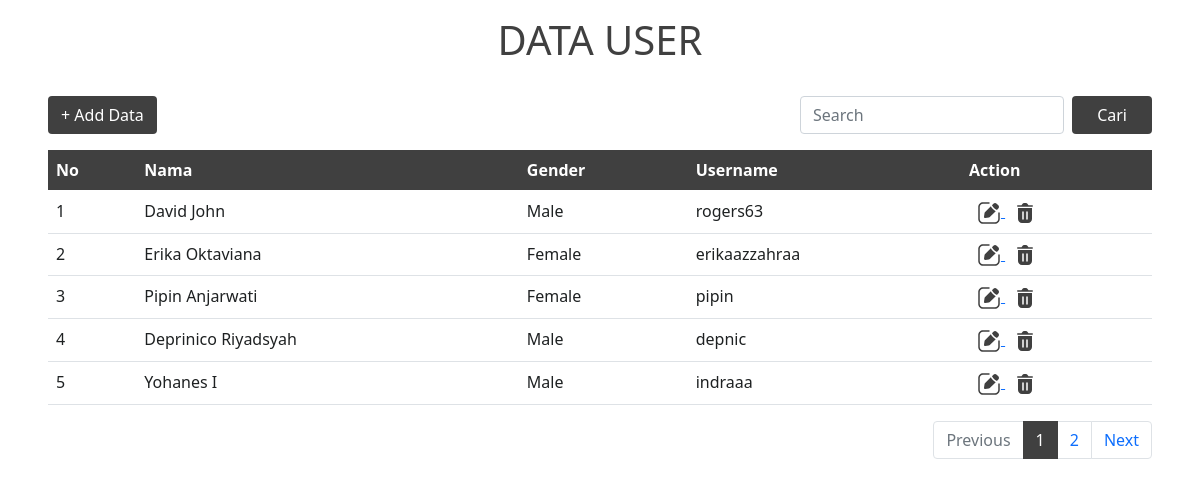
The page / on the database its author committed.
### tables this page shows
CREATE TABLE `user` (
  `user_id` int(11) NOT NULL,
  `username` varchar(50) NOT NULL,
  `first_name` varchar(50) NOT NULL,
  `last_name` varchar(50) NOT NULL,
  `gender` varchar(50) NOT NULL,
  `password` varchar(50) NOT NULL
);

### index.php (the view, shortened to what this page needs)
<!DOCTYPE html>
<html lang="en">
<head>
    <link rel="stylesheet" href="../testCrud/assets/css/style.css" />
    <link href="https://cdn.jsdelivr.net/npm/bootstrap@5.0.2/dist/css/bootstrap.min.css" rel="stylesheet">
</head>
<body>
    <main class="content flex-fill">
        <section>
            <nav class="nav-content gap-5 pt-5">
                <div class="d-flex gap-2">
                    <div class="position-absolute top-0 start-50 translate-middle-x pt-3">
                        <h1 style="color: #404040;">DATA USER</h1>
                    </div>
                </div>
            </nav>
            <div class="row justify-content-between px-5">
                <div class="col-4 text-start pt-5">
                    <a href="add.php" class="btn btn-cancel btn-transparent" style="background-color: #404040;color: white;">+ Add Data</a>
                </div>
                <div class="col-4 text-end">
                    <form action="" method="GET" class="d-flex mb-3 pt-5">
                        <input type="text" name="search" class="form-control me-2" placeholder="Search">
                        <button type="submit" class="btn btn-cancel px-4 btn-transparent float-end" style="background-color: #404040;color: white;" autocomplete="off" >Cari</button>
                    </form>
                </div>
            </div>
            <div class="col">
                <div class="document-card px-5">
                    <div class="table-responsive mb-lg-4">
                        <table class="table">
                            <thead style="background-color: #404040; color: #FFFFFF;">
                                <tr>
                                    <th scope="col">No</th>
                                    <th scope="col">Nama</th>
                                    <th scope="col">Gender</th>
                                    <th scope="col">Username</th>
                                    <th scope="col">Action</th>
                                </tr>
                            </thead>
                            <tbody style="background-color: #FFFFFF; color: #1e2122;">
                            <?php
                                include 'connect.php';
                                $search = isset($_GET['search']) ? $_GET['search'] : '';
                                $total_perhalaman = 5;
                                $page = isset($_GET['page']) ? (int)$_GET['page'] : 1;
                                $offset = ($page - 1) * $total_perhalaman;
                                $query = "SELECT * FROM user WHERE first_name LIKE '%$search%' OR last_name LIKE '%$search%' OR username LIKE '%$search%' LIMIT $offset, $total_perhalaman";
                                $query_run = mysqli_query($conn, $query);
                                $total_query = "SELECT COUNT(*) as total FROM user WHERE first_name LIKE '%$search%' OR last_name LIKE '%$search%' OR username LIKE '%$search%'";
                                $total_result = mysqli_query($conn, $total_query);
                                $total_row = mysqli_fetch_assoc($total_result);
                                $total_records = $total_row['total'];
                                $total_pages = ceil($total_records / $total_perhalaman);
                                    if(mysqli_num_rows($query_run) > 0)
                                    {
                                         $counter = $offset + 1;
                                        foreach($query_run as $data)
                                        {
                                            ?>
                                            <tr>
                                                <td><?= $counter; ?></td>
                                                <td><?= $data['first_name'] . ' ' . $data['last_name']; ?></td>
                                                <td><?= $data['gender']; ?></td>
                                                <td><?= $data['username']; ?></td>
                                                <td>
                                                    <a href="form-update.php?user_id=<?= $data['user_id']; ?>" class="icon-link mx-2">
                                                        <img src="../testCrud/assets/icon/update.svg" alt="Update" />
                                                    </a>
                                                    <a href="#" onclick="confirmDelete(<?= $data['user_id']; ?>)" class="icon-link">
                                                    <img src="../testCrud/assets/icon/delete.svg" alt="Delete" />
                                                </td>
                                            </tr>
                                            <?php
                                            $counter++;
                                        }
                                    }
                                    else
                                    {
                                        echo "<h5>No Record Found</h5>";
                                    }
                                ?>
                            </tbody>
                        </table>
                        <nav aria-label="Page navigation">
                            <ul class="pagination justify-content-end">
                                <li class="page-item <?= ($page <= 1) ? 'disabled' : ''; ?>">
                                    <a class="page-link" href="?page=<?= $page - 1; ?>&search=<?= $search; ?>">Previous</a>
                                </li>
                                <?php for ($i = 1; $i <= $total_pages; $i++) { ?>
                                    <li class="page-item <?= ($i == $page) ? 'active' : ''; ?>">
                                        <a class="page-link" href="?page=<?= $i; ?>&search=<?= $search; ?>"><?= $i; ?></a>
                                    </li>
                                <?php } ?>
                                <li class="page-item <?= ($page >= $total_pages) ? 'disabled' : ''; ?>">
                                    <a class="page-link" href="?page=<?= $page + 1; ?>&search=<?= $search; ?>">Next</a>
                                </li>
                            </ul>
                        </nav>
                    </div>
                </div>
            </div>
        </section>
    </main>
</body>
</html>

### assets/css/style.css (style rules this page uses)
.pagination .active a { background-color: #404040 !important; border-color: #404040 !important; color: white !important; }

### rows shown on the page
user: first_name "David", last_name "John", gender "Male", username "rogers63"
user: first_name "Erika", last_name "Oktaviana", gender "Female", username "erikaazzahraa"
user: first_name "Pipin", last_name "Anjarwati", gender "Female", username "pipin"
user: first_name "Deprinico", last_name "Riyadsyah", gender "Male", username "depnic"
user: first_name "Yohanes", last_name "I", gender "Male", username "indraaa"
